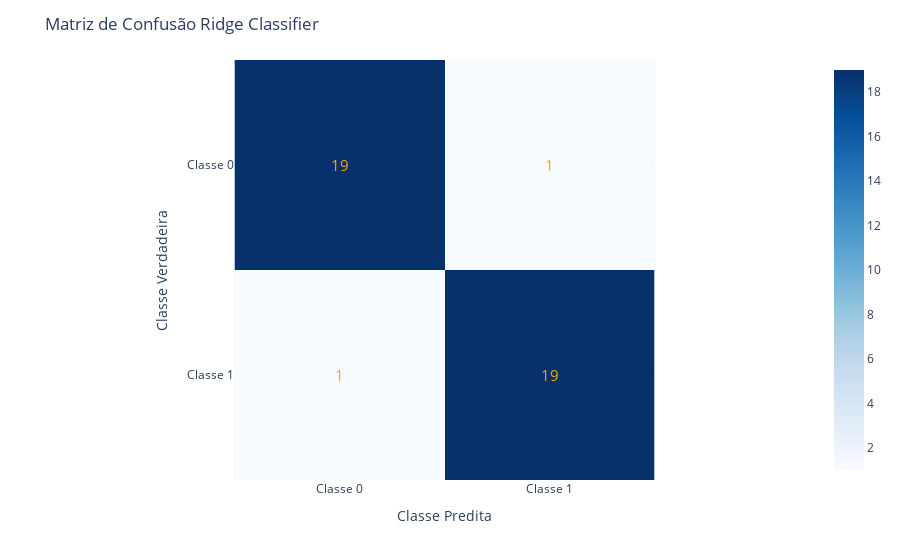

Notebook source saved alongside this figure:
### Markdown cell above
#### Report OOS (rc)

### Code cell
PlotConfusionMatrix(y_oos, X_oos, "Matriz de Confusão Ridge Classifier", 1)

### Figure 1 — Plotly figure (JSON) as saved in the notebook; plotly's stock layout.template omitted (floating-point values rounded to 4 significant figures)
{"data": [{"coloraxis": "coloraxis", "colorbar": {"title": {"text": "Counts"}}, "hovertemplate": "Predicted: %{x}<br>True: %{y}<br>color: %{z}<extra></extra>", "name": "0", "showscale": true, "type": "heatmap", "x": ["Classe 0", "Classe 1"], "xaxis": "x", "y": ["Classe 0", "Classe 1"], "yaxis": "y", "z": [[19, 1], [1, 19]]}], "layout": {"annotations": [{"align": "center", "font": {"color": "orange", "size": 15}, "showarrow": false, "text": "19", "x": 0, "y": 0}, {"align": "center", "font": {"color": "orange", "size": 15}, "showarrow": false, "text": "1", "x": 1, "y": 0}, {"align": "center", "font": {"color": "orange", "size": 15}, "showarrow": false, "text": "1", "x": 0, "y": 1}, {"align": "center", "font": {"color": "orange", "size": 15}, "showarrow": false, "text": "19", "x": 1, "y": 1}], "coloraxis": {"colorscale": [[0, "rgb(247,251,255)"], [0.125, "rgb(222,235,247)"], [0.25, "rgb(198,219,239)"], [0.375, "rgb(158,202,225)"], [0.5, "rgb(107,174,214)"], [0.625, "rgb(66,146,198)"], [0.75, "rgb(33,113,181)"], [0.875, "rgb(8,81,156)"], [1, "rgb(8,48,107)"]]}, "font": {"size": 12}, "margin": {"t": 60}, "title": {"text": "Matriz de Confusão Ridge Classifier"}, "xaxis": {"anchor": "y", "constrain": "domain", "domain": [0, 1], "scaleanchor": "y", "title": {"text": "Classe Predita"}}, "yaxis": {"anchor": "x", "autorange": "reversed", "constrain": "domain", "domain": [0, 1], "title": {"text": "Classe Verdadeira"}}}}
